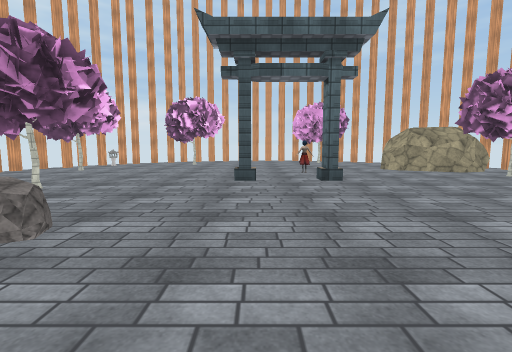
View 1 (above)

12 first-person views from a walk through a scene from a Unity 3-D project. The camera is 1.4 m above the floor, tilts 6° down and sees 85° across. The floor is counted in squares, 2 m on a side. Each view is taken from the middle of a square. On the plan, view 1 faces up. The plan holds only what a view shows up to about 9 squares ahead; the rest is blank. Some surface patterns are stand-ins.

View 2
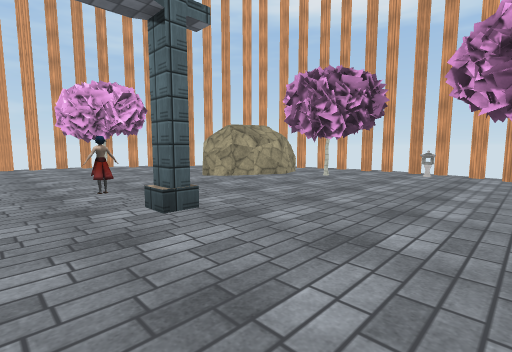

View 3
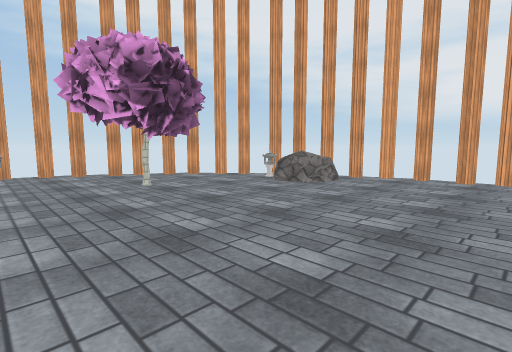

View 4
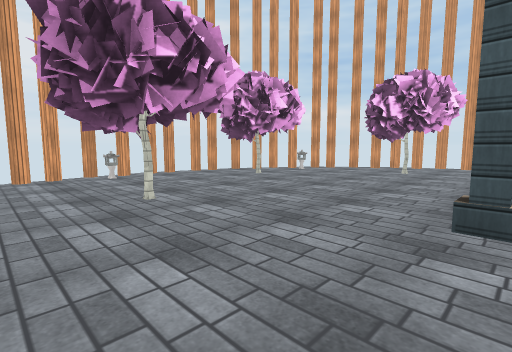

View 5
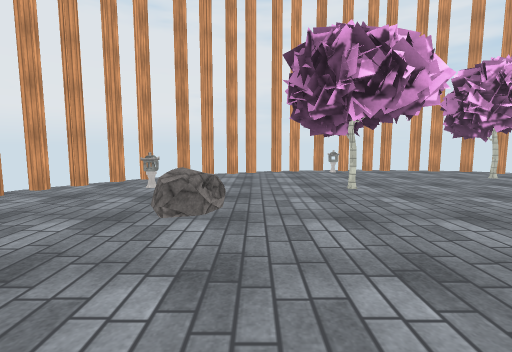

View 6
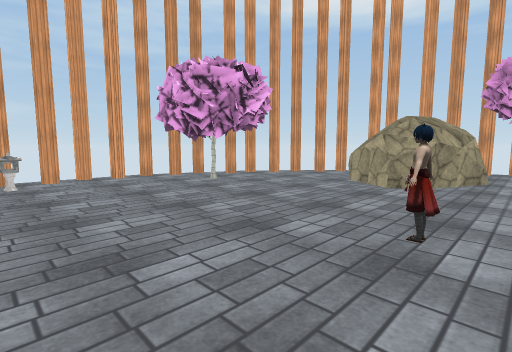

View 7
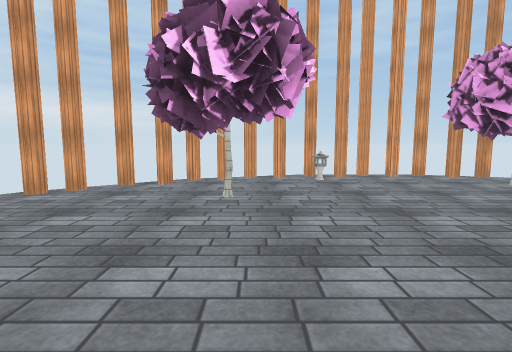

View 8
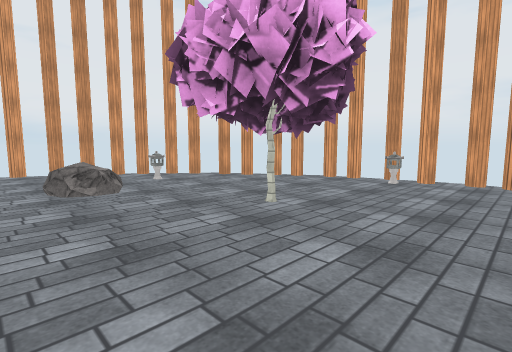

View 9
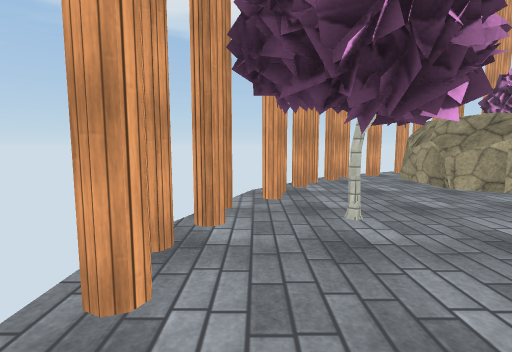

View 10
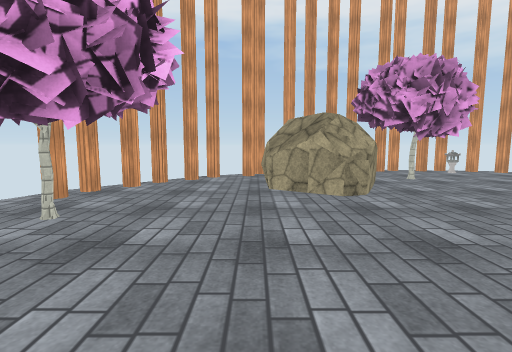

View 11
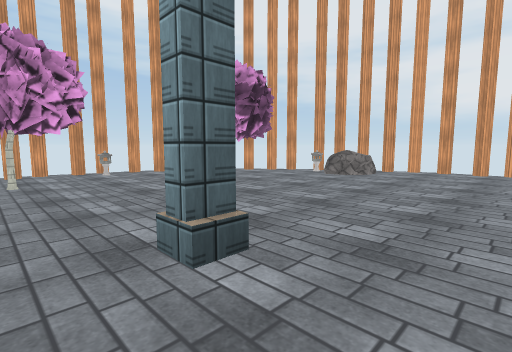

View 12
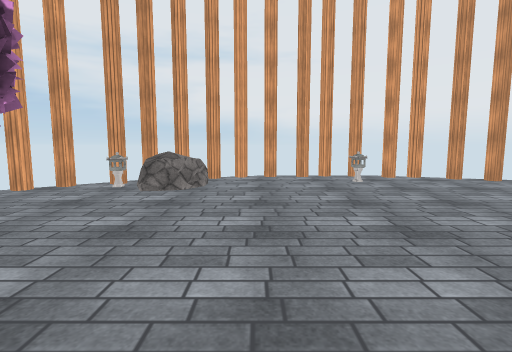

### Floor plan
Key: @ floor where view 1 was taken; # wall or solid block; x gap in a wall; . floor; R rock.
Columns run from 7 left of view 1 to 8 right of it. Each row starts with its distance up from view 1.
 14      x#xxx#
 13    ##.#...#x#
 12   ##.....##.##
 11   #.##........
 10  ##.  ......RR##
  9 x.#........RRRR#
  8 ###.....#...RR.x
  7 x............###
  6 #............  #
  5 x..# ..........x
  4 x..  ..........x
  3 x...........#..x
  2  #...R......  #
  1  x.#.........##
  0   x#...@..RR.x
 -1    #x#....##
 -2      # #xx#

Where each view was taken, in squares from view 1:
view 1: 0 up, 0 right, facing up
view 2: 3 up, 0 right, facing up-right
view 3: 5 up, 0 right, facing down-right
view 4: 3 up, 0 right, facing up-left
view 5: 3 up, 1 right, facing left
view 6: 7 up, 1 left, facing up-right
view 7: 7 up, 2 left, facing up
view 8: 7 up, 1 left, facing down-left
view 9: 13 up, 0 right, facing right
view 10: 10 up, 0 right, facing right
view 11: 7 up, 0 right, facing down-right
view 12: 5 up, 2 right, facing down
